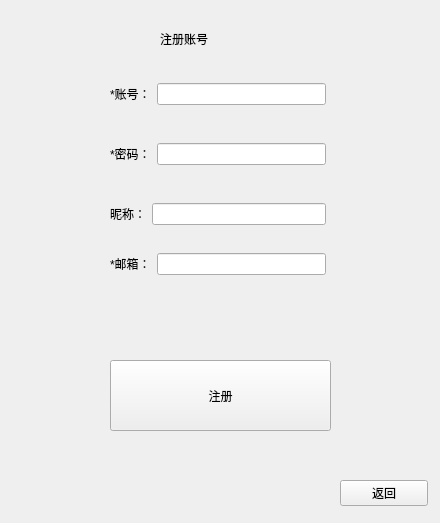
<?xml version="1.0" encoding="UTF-8"?>
<ui version="4.0">
 <class>SignInWidget</class>
 <widget class="QWidget" name="SignInWidget">
  <property name="geometry">
   <rect>
    <x>0</x>
    <y>0</y>
    <width>440</width>
    <height>523</height>
   </rect>
  </property>
  <property name="windowTitle">
   <string>SignInWidget</string>
  </property>
  <widget class="QPushButton" name="btn_back">
   <property name="geometry">
    <rect>
     <x>340</x>
     <y>480</y>
     <width>88</width>
     <height>26</height>
    </rect>
   </property>
   <property name="text">
    <string>返回</string>
   </property>
  </widget>
  <widget class="QPushButton" name="btn_sign_in">
   <property name="geometry">
    <rect>
     <x>110</x>
     <y>360</y>
     <width>221</width>
     <height>71</height>
    </rect>
   </property>
   <property name="text">
    <string>注册</string>
   </property>
  </widget>
  <widget class="QWidget" name="layoutWidget">
   <property name="geometry">
    <rect>
     <x>110</x>
     <y>140</y>
     <width>216</width>
     <height>28</height>
    </rect>
   </property>
   <layout class="QHBoxLayout" name="horizontalLayout_2">
    <item>
     <widget class="QLabel" name="label_2">
      <property name="text">
       <string>*密码：</string>
      </property>
     </widget>
    </item>
    <item>
     <widget class="QLineEdit" name="lineEdit_password"/>
    </item>
   </layout>
  </widget>
  <widget class="QWidget" name="layoutWidget_2">
   <property name="geometry">
    <rect>
     <x>110</x>
     <y>200</y>
     <width>216</width>
     <height>28</height>
    </rect>
   </property>
   <layout class="QHBoxLayout" name="horizontalLayout_3">
    <item>
     <widget class="QLabel" name="label_3">
      <property name="text">
       <string>昵称：</string>
      </property>
     </widget>
    </item>
    <item>
     <widget class="QLineEdit" name="lineEdit_nickname"/>
    </item>
   </layout>
  </widget>
  <widget class="QWidget" name="layoutWidget_3">
   <property name="geometry">
    <rect>
     <x>110</x>
     <y>250</y>
     <width>216</width>
     <height>28</height>
    </rect>
   </property>
   <layout class="QHBoxLayout" name="horizontalLayout_4">
    <item>
     <widget class="QLabel" name="label_4">
      <property name="text">
       <string>*邮箱：</string>
      </property>
     </widget>
    </item>
    <item>
     <widget class="QLineEdit" name="lineEdit_email"/>
    </item>
   </layout>
  </widget>
  <widget class="QLabel" name="label_5">
   <property name="geometry">
    <rect>
     <x>160</x>
     <y>30</y>
     <width>66</width>
     <height>18</height>
    </rect>
   </property>
   <property name="text">
    <string>注册账号</string>
   </property>
  </widget>
  <widget class="QWidget" name="">
   <property name="geometry">
    <rect>
     <x>110</x>
     <y>80</y>
     <width>216</width>
     <height>28</height>
    </rect>
   </property>
   <layout class="QHBoxLayout" name="horizontalLayout">
    <item>
     <widget class="QLabel" name="label">
      <property name="text">
       <string>*账号：</string>
      </property>
     </widget>
    </item>
    <item>
     <widget class="QLineEdit" name="lineEdit_username"/>
    </item>
   </layout>
  </widget>
 </widget>
 <resources/>
 <connections/>
</ui>
